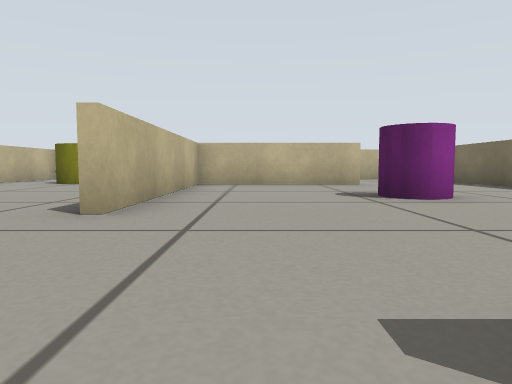
View 1 (above)

20 first-person views from a walk through a world built for the Gazebo simulator. The camera is 0.22 m above the floor, tilts 4° down and sees 70° across. The floor is counted in squares, 0.5 m on a side. Each view is taken from the middle of a square. On the plan, view 1 faces up. The plan holds only what a view shows up to about 9 squares ahead; the rest is blank.

View 2
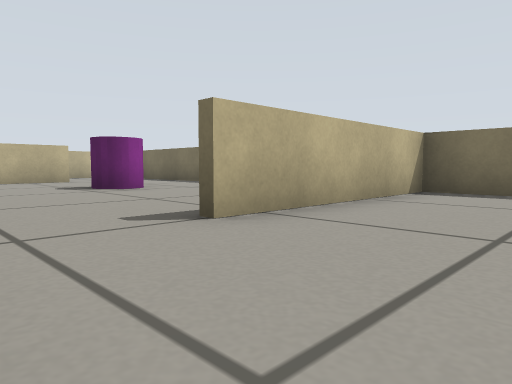

View 3
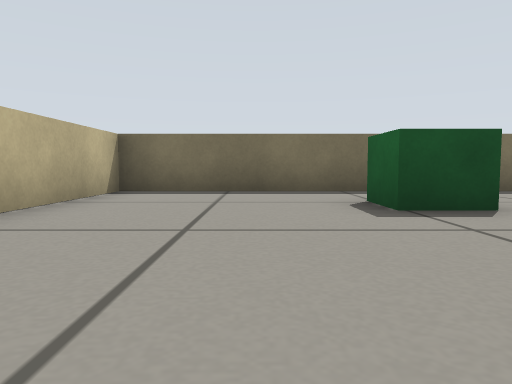

View 4
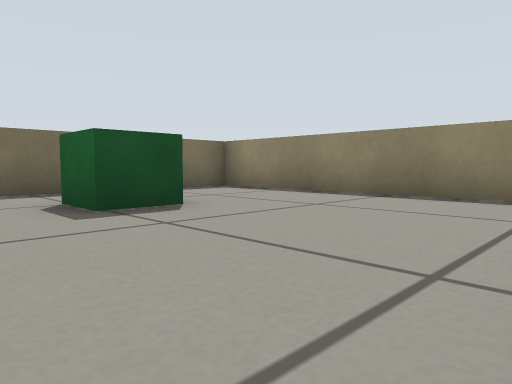

View 5
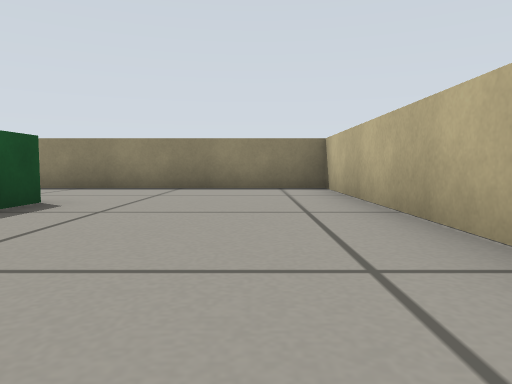

View 6
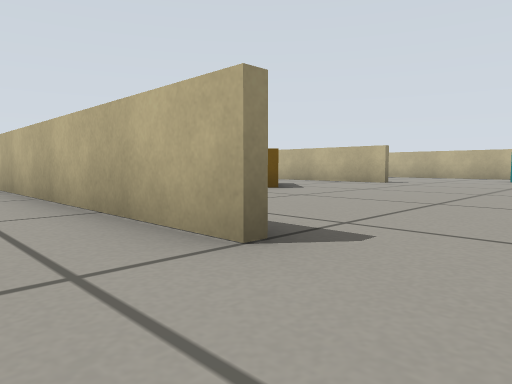

View 7
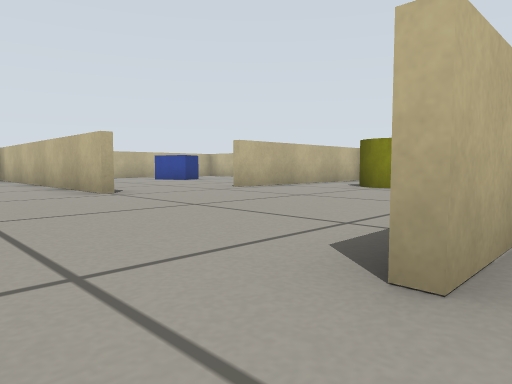

View 8
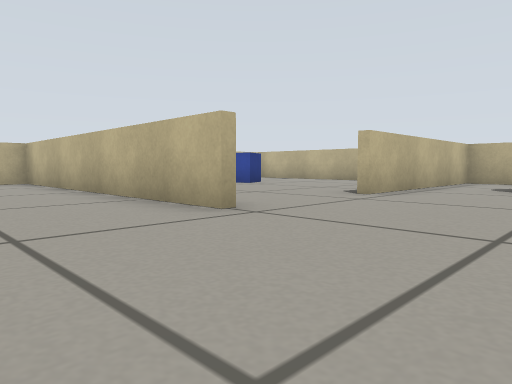

View 9
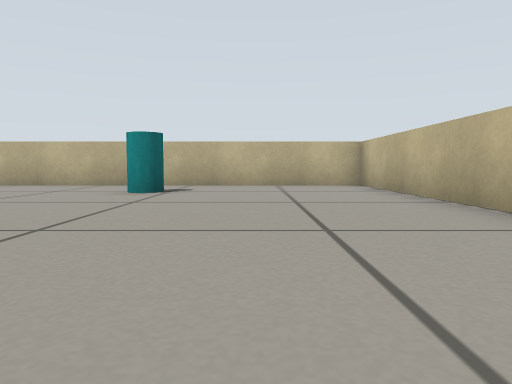

View 10
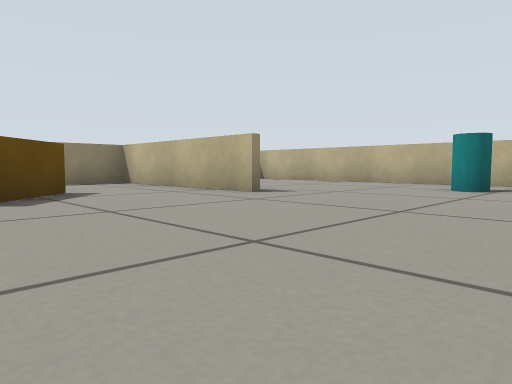

View 11
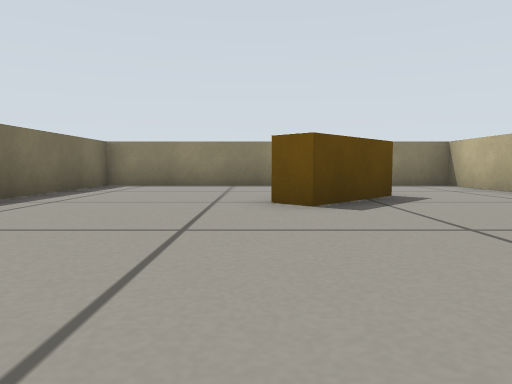

View 12
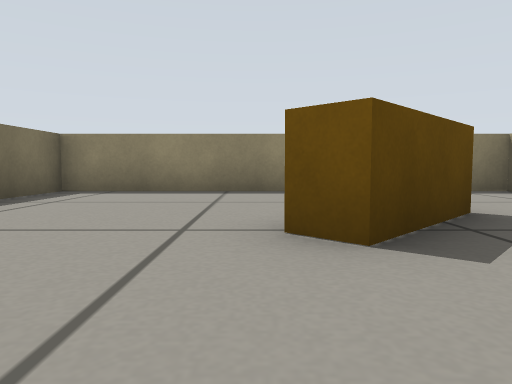

View 13
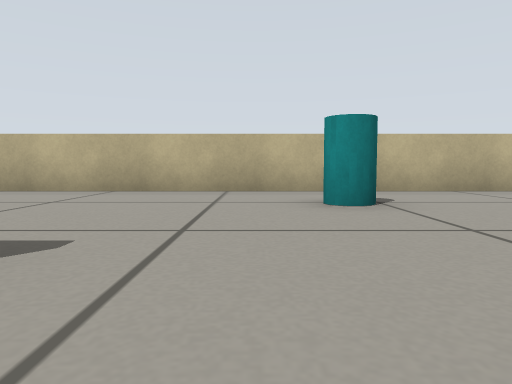

View 14
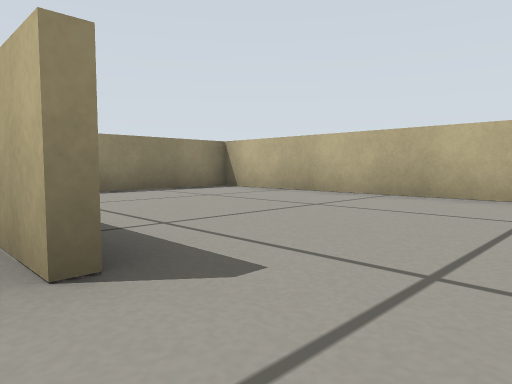

View 15
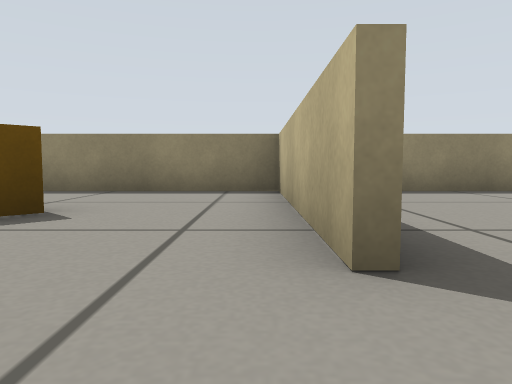

View 16
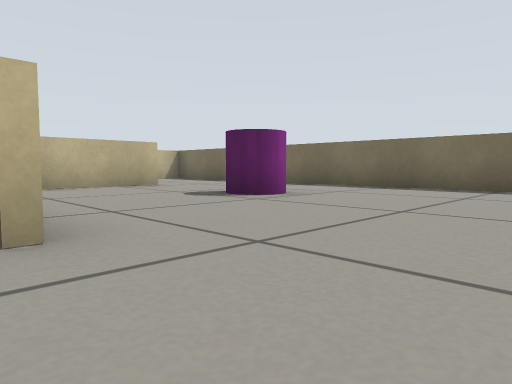

View 17
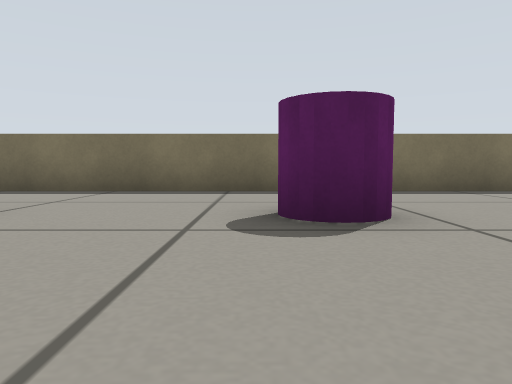

View 18
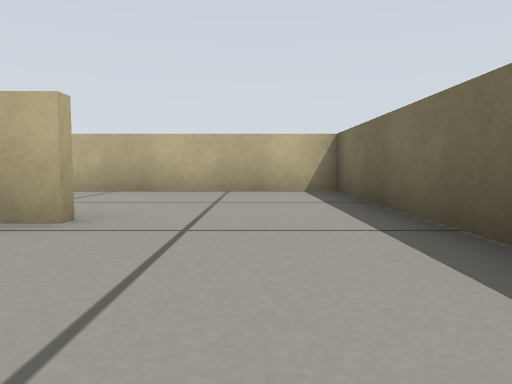

View 19
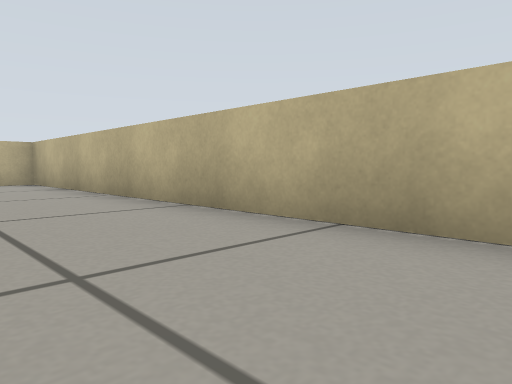

View 20
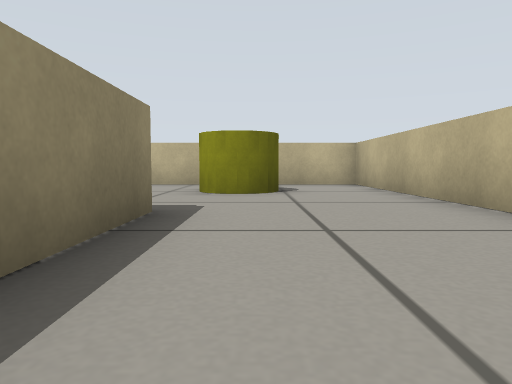

### Floor plan
Points are (right, up) in squares from view 1. A wall is a line through its corners. A room is listed if a view was taken in it or the views show most of it. See-through windows are left out.
Room 1 (views 1, 2, 3, 4, 5)
walls: (5.4, -4) (5.4, 0.4) (0.9, 0.4); (-1.4, -0.4) (-1.4, -7.5); (-2, -7.4) (5.4, -7.4) (5.4, -6.2)
ways out: opening at (-0.5, 0.5) to room 2
objects: green box (3, -4)
Room 2 (views 6, 7, 8, 9, 10, 11, 12, 13, 14, 15, 16, 17, 18, 19, 20)
walls: (-6.9, 4.4) (-14.4, 4.4) (-14.4, -7.4) (-11.5, -7.4); (-1.4, 0.6) (-1.4, -0.4); (-9.4, -2.4) (-9.4, -7.4) (-2, -7.4); (-1.5, 9) (0.6, 9); (-1.6, -7.5) (-1.6, -3.8); (2.6, 8.8) (-1.4, 8.8) (-1.4, 3.2); (5.4, 1.5) (5.4, 12.4) (-6.8, 12.4) (-6.8, 7.2)
ways out: opening at (-0.5, 0.5) to room 1; opening at (-7, 6.5)
objects: cyan cylinder (-12, 0); brown box (-7, -4) to (-5, -3); yellow cylinder (-5, 9) to (-4, 10); magenta cylinder (2, 5) to (3, 6)

Positions as (right, up) in squares from view 1, and headings:
1: (0, 0), facing up
2: (-1, -2), facing up-right
3: (-1, -2), facing right
4: (-1, -2), facing down-right
5: (0, 0), facing down
6: (0, 2), facing down-left
7: (-1, 2), facing up-left
8: (-4, 2), facing up-left
9: (-6, 2), facing left
10: (-5, 2), facing down-left
11: (-5, 1), facing down
12: (-5, -1), facing down
13: (-8, -1), facing left
14: (-9, -1), facing down-left
15: (-9, -1), facing down
16: (-2, 1), facing up-right
17: (-1, 6), facing right
18: (4, 6), facing up
19: (3, 10), facing up-left
20: (2, 10), facing left
